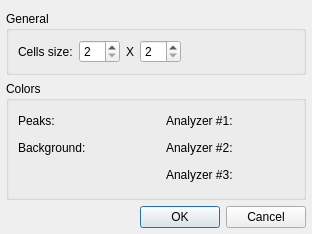
<?xml version="1.0" encoding="UTF-8"?>
<ui version="4.0">
 <class>AnalyzerSettingsDialog</class>
 <widget class="QDialog" name="AnalyzerSettingsDialog">
  <property name="geometry">
   <rect>
    <x>0</x>
    <y>0</y>
    <width>312</width>
    <height>234</height>
   </rect>
  </property>
  <property name="windowTitle">
   <string>Analyzer Plugin Settings</string>
  </property>
  <layout class="QVBoxLayout" name="verticalLayout">
   <property name="leftMargin">
    <number>6</number>
   </property>
   <property name="rightMargin">
    <number>6</number>
   </property>
   <property name="bottomMargin">
    <number>6</number>
   </property>
   <item>
    <widget class="QGroupBox" name="groupBox_2">
     <property name="sizePolicy">
      <sizepolicy hsizetype="Preferred" vsizetype="Minimum">
       <horstretch>0</horstretch>
       <verstretch>0</verstretch>
      </sizepolicy>
     </property>
     <property name="title">
      <string>General</string>
     </property>
     <layout class="QFormLayout" name="formLayout">
      <item row="0" column="0">
       <widget class="QLabel" name="label">
        <property name="text">
         <string>Cells size:</string>
        </property>
       </widget>
      </item>
      <item row="0" column="1">
       <layout class="QHBoxLayout" name="horizontalLayout">
        <item>
         <widget class="QSpinBox" name="cellWidthSpinBox">
          <property name="minimum">
           <number>2</number>
          </property>
          <property name="maximum">
           <number>50</number>
          </property>
         </widget>
        </item>
        <item>
         <widget class="QLabel" name="label_2">
          <property name="text">
           <string notr="true">X</string>
          </property>
         </widget>
        </item>
        <item>
         <widget class="QSpinBox" name="cellHeightSpinBox">
          <property name="minimum">
           <number>2</number>
          </property>
          <property name="maximum">
           <number>50</number>
          </property>
         </widget>
        </item>
        <item>
         <spacer name="horizontalSpacer">
          <property name="orientation">
           <enum>Qt::Horizontal</enum>
          </property>
          <property name="sizeHint" stdset="0">
           <size>
            <width>40</width>
            <height>20</height>
           </size>
          </property>
         </spacer>
        </item>
       </layout>
      </item>
     </layout>
    </widget>
   </item>
   <item>
    <widget class="QGroupBox" name="groupBox">
     <property name="sizePolicy">
      <sizepolicy hsizetype="Preferred" vsizetype="MinimumExpanding">
       <horstretch>0</horstretch>
       <verstretch>0</verstretch>
      </sizepolicy>
     </property>
     <property name="title">
      <string>Colors</string>
     </property>
     <layout class="QGridLayout">
      <item row="0" column="0">
       <widget class="QLabel" name="label_4">
        <property name="text">
         <string>Peaks:</string>
        </property>
        <property name="alignment">
         <set>Qt::AlignLeading|Qt::AlignLeft|Qt::AlignVCenter</set>
        </property>
       </widget>
      </item>
      <item row="0" column="1">
       <widget class="AnalyzerColorWidget" name="peakColorWidget">
        <property name="sizePolicy">
         <sizepolicy hsizetype="Fixed" vsizetype="Fixed">
          <horstretch>0</horstretch>
          <verstretch>0</verstretch>
         </sizepolicy>
        </property>
        <property name="minimumSize">
         <size>
          <width>20</width>
          <height>20</height>
         </size>
        </property>
        <property name="maximumSize">
         <size>
          <width>20</width>
          <height>20</height>
         </size>
        </property>
       </widget>
      </item>
      <item row="0" column="3">
       <widget class="QLabel" name="label_6">
        <property name="text">
         <string>Analyzer #1:</string>
        </property>
        <property name="alignment">
         <set>Qt::AlignLeading|Qt::AlignLeft|Qt::AlignVCenter</set>
        </property>
       </widget>
      </item>
      <item row="0" column="4">
       <widget class="AnalyzerColorWidget" name="colorWidget1">
        <property name="sizePolicy">
         <sizepolicy hsizetype="Fixed" vsizetype="Fixed">
          <horstretch>0</horstretch>
          <verstretch>0</verstretch>
         </sizepolicy>
        </property>
        <property name="minimumSize">
         <size>
          <width>20</width>
          <height>20</height>
         </size>
        </property>
        <property name="maximumSize">
         <size>
          <width>20</width>
          <height>20</height>
         </size>
        </property>
       </widget>
      </item>
      <item row="1" column="0">
       <widget class="QLabel" name="label_5">
        <property name="text">
         <string>Background:</string>
        </property>
        <property name="alignment">
         <set>Qt::AlignLeading|Qt::AlignLeft|Qt::AlignVCenter</set>
        </property>
       </widget>
      </item>
      <item row="1" column="1">
       <widget class="AnalyzerColorWidget" name="bgColorWidget">
        <property name="sizePolicy">
         <sizepolicy hsizetype="Fixed" vsizetype="Fixed">
          <horstretch>0</horstretch>
          <verstretch>0</verstretch>
         </sizepolicy>
        </property>
        <property name="minimumSize">
         <size>
          <width>20</width>
          <height>20</height>
         </size>
        </property>
        <property name="maximumSize">
         <size>
          <width>20</width>
          <height>20</height>
         </size>
        </property>
       </widget>
      </item>
      <item row="1" column="3">
       <widget class="QLabel" name="label_7">
        <property name="text">
         <string>Analyzer #2:</string>
        </property>
        <property name="alignment">
         <set>Qt::AlignLeading|Qt::AlignLeft|Qt::AlignVCenter</set>
        </property>
       </widget>
      </item>
      <item row="1" column="4">
       <widget class="AnalyzerColorWidget" name="colorWidget2">
        <property name="sizePolicy">
         <sizepolicy hsizetype="Fixed" vsizetype="Fixed">
          <horstretch>0</horstretch>
          <verstretch>0</verstretch>
         </sizepolicy>
        </property>
        <property name="minimumSize">
         <size>
          <width>20</width>
          <height>20</height>
         </size>
        </property>
        <property name="maximumSize">
         <size>
          <width>20</width>
          <height>20</height>
         </size>
        </property>
       </widget>
      </item>
      <item row="2" column="0" colspan="2">
       <spacer>
        <property name="orientation">
         <enum>Qt::Horizontal</enum>
        </property>
        <property name="sizeHint" stdset="0">
         <size>
          <width>111</width>
          <height>20</height>
         </size>
        </property>
       </spacer>
      </item>
      <item row="2" column="3">
       <widget class="QLabel" name="label_8">
        <property name="text">
         <string>Analyzer #3:</string>
        </property>
        <property name="alignment">
         <set>Qt::AlignLeading|Qt::AlignLeft|Qt::AlignVCenter</set>
        </property>
       </widget>
      </item>
      <item row="2" column="4">
       <widget class="AnalyzerColorWidget" name="colorWidget3">
        <property name="sizePolicy">
         <sizepolicy hsizetype="Fixed" vsizetype="Fixed">
          <horstretch>0</horstretch>
          <verstretch>0</verstretch>
         </sizepolicy>
        </property>
        <property name="minimumSize">
         <size>
          <width>20</width>
          <height>20</height>
         </size>
        </property>
        <property name="maximumSize">
         <size>
          <width>20</width>
          <height>20</height>
         </size>
        </property>
       </widget>
      </item>
      <item row="1" column="2">
       <spacer name="horizontalSpacer_2">
        <property name="orientation">
         <enum>Qt::Horizontal</enum>
        </property>
        <property name="sizeHint" stdset="0">
         <size>
          <width>40</width>
          <height>20</height>
         </size>
        </property>
       </spacer>
      </item>
      <item row="1" column="5">
       <spacer name="horizontalSpacer_3">
        <property name="orientation">
         <enum>Qt::Horizontal</enum>
        </property>
        <property name="sizeHint" stdset="0">
         <size>
          <width>40</width>
          <height>20</height>
         </size>
        </property>
       </spacer>
      </item>
     </layout>
    </widget>
   </item>
   <item>
    <widget class="QDialogButtonBox" name="buttonBox">
     <property name="standardButtons">
      <set>QDialogButtonBox::Cancel|QDialogButtonBox::Ok</set>
     </property>
    </widget>
   </item>
  </layout>
 </widget>
 <customwidgets>
  <customwidget>
   <class>AnalyzerColorWidget</class>
   <extends>QFrame</extends>
   <header>analyzercolorwidget.h</header>
   <container>1</container>
  </customwidget>
 </customwidgets>
 <resources/>
 <connections>
  <connection>
   <sender>buttonBox</sender>
   <signal>accepted()</signal>
   <receiver>AnalyzerSettingsDialog</receiver>
   <slot>accept()</slot>
   <hints>
    <hint type="sourcelabel">
     <x>204</x>
     <y>303</y>
    </hint>
    <hint type="destinationlabel">
     <x>53</x>
     <y>308</y>
    </hint>
   </hints>
  </connection>
  <connection>
   <sender>buttonBox</sender>
   <signal>rejected()</signal>
   <receiver>AnalyzerSettingsDialog</receiver>
   <slot>reject()</slot>
   <hints>
    <hint type="sourcelabel">
     <x>228</x>
     <y>307</y>
    </hint>
    <hint type="destinationlabel">
     <x>78</x>
     <y>288</y>
    </hint>
   </hints>
  </connection>
 </connections>
</ui>
